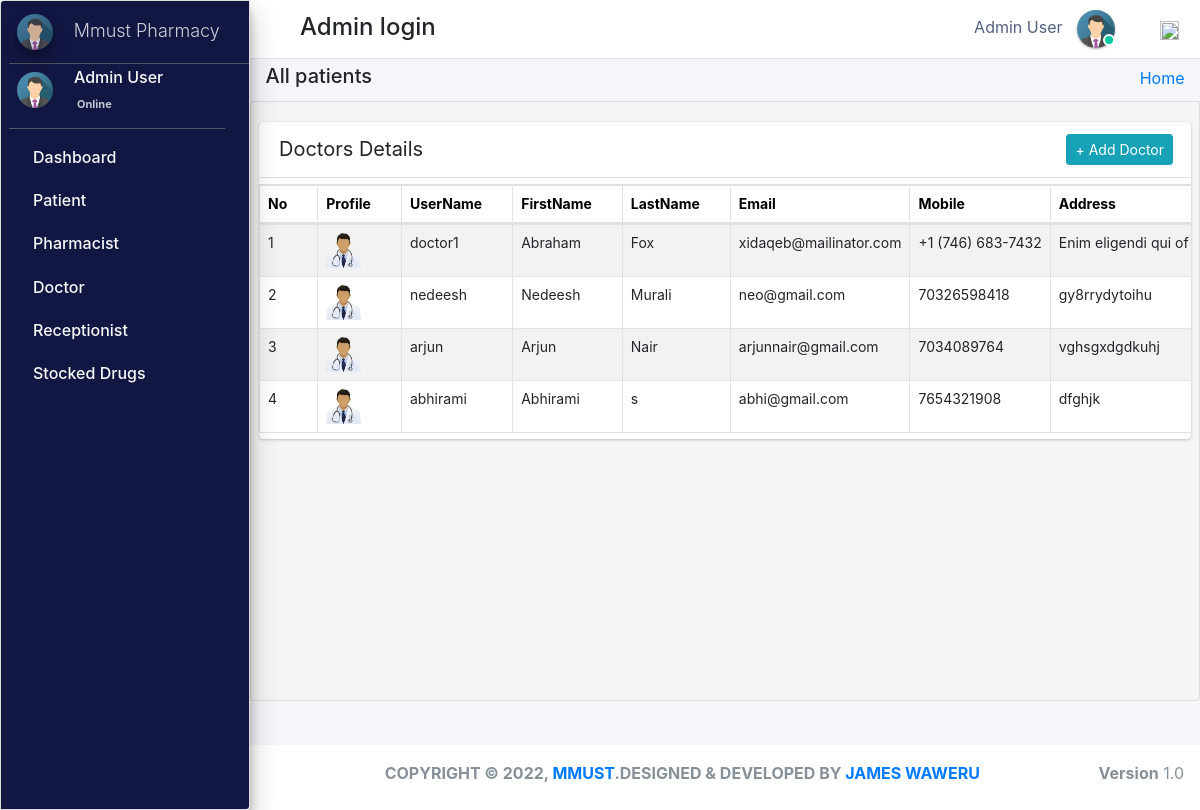
/admin_user/manage_doctor/ (signed in), run on the app's committed database.
### pharmacy/models.py (models this page shows, shortened)
class CustomUser(AbstractUser):
    user_type_data = ((1, "AdminHOD"), (2, "Pharmacist"), (3, "Doctor"), (4, "PharmacyClerk"),(5, "Patients"))
    user_type = models.CharField(default=1, choices=user_type_data, max_length=10)

class AdminHOD(models.Model):
    gender_category=(
        ('Male','Male'),
        ('Female','Female'),
    )
    admin = models.OneToOneField(CustomUser,null=True, on_delete = models.CASCADE)
    emp_no= models.CharField(max_length=100,null=True,blank=True)
    gender=models.CharField(max_length=100,null=True,choices=gender_category)
    mobile=models.CharField(max_length=10,null=True,blank=True)
    address=models.CharField(max_length=300,null=True,blank=True)
    profile_pic=models.ImageField(default="admin.png",null=True,blank=True)
    created_at = models.DateTimeField(auto_now_add=True)
    updated_at = models.DateTimeField(auto_now=True)
    date_employed=models.DateTimeField(auto_now_add=True, auto_now=False)
    objects = models.Manager()

class Doctor(models.Model):
    gender_category=(
        ('Male','Male'),
        ('Female','Female'),
    )
    admin = models.OneToOneField(CustomUser,null=True, on_delete = models.CASCADE)
    emp_no=models.CharField(max_length=100,null=True,blank=True)
    age= models.IntegerField(default='0', blank=True, null=True)
    gender=models.CharField(max_length=100,null=True,choices=gender_category)
    mobile=models.CharField(max_length=10,null=True,blank=True)
    address=models.CharField(max_length=300,null=True,blank=True)
    profile_pic=models.ImageField(default="doctor.png",null=True,blank=True)
    created_at = models.DateTimeField(auto_now_add=True)
    updated_at = models.DateTimeField(auto_now=True)
    objects = models.Manager()

### pharmacy/HODViews.py (the view)
# urls.py: path('admin_user/manage_doctor/',HODViews.manageDoctor,name='manage_doctor'),
def manageDoctor(request):
    staffs = Doctor.objects.all()
    context = {
        "staffs": staffs,
        "title":"Dotors Details"
    }
    return render(request,'hod_templates/manage_doctor.html',context)

### pharmacy/LoginCheckMiddleWare.py (called while the page is built, shortened)
    def process_view(self, request, view_func, view_args, view_kwargs):
        modulename = view_func.__module__
        user = request.user
        if user.is_authenticated:
            if user.user_type == "1":
                if modulename == "pharmacy.HODViews":
                    pass
                elif modulename == "":
                    pass
                elif modulename == "pharmacy.views" or modulename == "django.views.static":
                    pass
                else:
                    pass
            else:
                return redirect("login")
        else:
            if request.path == reverse("login"):
                pass
            else:
                return redirect("login")

### pharmacy/templates/hod_templates/manage_doctor.html (shortened to what this page needs)
{% extends 'hod_templates/base_template.html'%} {% block page_title %}
<h5>All patients</h5>
{% endblock page_title %} {% block main_content %}
<section class="content">
    <div class="row">
        <div class="col-md-12">
            <div class="card card-primar sc">
                <div class="card-header">
                    <span>Doctors Details</span>
                    <div class="card-tools d-flex">
                        <a class="btn btn-sm btn-info mr-2" href="{% url 'add_doctor' %}" role="button">+ Add Doctor</a>
                    </div>
                </div>
                <table class="table table-bordered table-hover dataTable" id="plist">
                    <thead>
                        <tr>
                            <th>No</th>
                            <th>Profile</th>
                            <th>UserName</th>
                            <th>FirstName</th>
                            <th>LastName</th>
                            <th>Email</th>
                            <th>Mobile</th>
                            <th>Address</th>
                        </tr>
                    </thead>
                    <tbody>
                        {% for staff in staffs %}
                        <tr class="hov">
                            <td>{{forloop.counter}}</td>
                            <td> <img src="{{staff.profile_pic.url}}" class="" width="35" height="35" alt=""></td>
                            <td>{{staff.admin.username}}</td>
                            <td>{{staff.admin.first_name}}</td>
                            <td>{{staff.admin.last_name}}</td>
                            <td>{{staff.admin.email}}</td>
                            <td>{{staff.mobile}}</td>
                            <td>{{staff.address}}</td>
                        </tr>
                        {% endfor %}
                    </tbody>
                </table>
            </div>
        </div>
    </div>
</section>
{% endblock %}

### pharmacy/templates/hod_templates/base_template.html (shortened to what this page needs)
{% extends 'base_file.html' %} {% block htm %}
<body class="hold-transition sidebar-mini layout-fixed">
    <div class="wrapper">
        <nav class="main-header navbar navbar-expand navbar-white navbar-light">
            <ul class="navbar-nav">
                <li class="nav-item">
                    <a class="nav-link" data-widget="pushmenu" href="#" role="button"></a>
                </li>
            </ul>
            <h4 style="margin-left: 10px; margin-top: 5px;">Admin login </h4>
            <ul class="navbar-nav ml-auto">
                <li class="mx-3">
                    <a href="#" class="sm-submenu-with-image a">
                        <span>{{user.first_name}}  {{user.last_name}}</span>
                        <img src="{{request.user.adminhod.profile_pic.url}}" class="img-circle elevation-1" width="38" height="38" alt="">
                        <span class="avatar-status avatar-sm-status avatar-status-success"></span>
                    </a>
                </li>
                <li class="nav-item dropdown ml-3 low">
                    <a href="#" class="btn btn-outlined btn-black text-muted bg-transparent " data-toggle="dropdown" aria-expanded="false" data-wow-delay="0.7s"><img src="https://img.icons8.com/ios/50/000000/settings.png" width="19" height="19">
                    </a>
                </li>
            </ul>
        </nav>
        {% include 'hod_templates/sidebar.html'%}
        <div class="content-wrapper">
            <div class="content-header">
                <div class="container-fluid">
                    <div class="row ">
                        <div class="col-sm-6">
                            <h1 class="m-0 text-dark">
                                {% block page_title %} {% endblock page_title %}
                            </h1>
                        </div>
                        <div class="col-sm-6 ">
                            <ol class="breadcrumb float-sm-right">
                                <li class="breadcrumb-item"><a href="">Home</a></li>
                            </ol>
                        </div>
                    </div>
                </div>
            </div>
            {% block main_content %} {% endblock main_content %}
        </div>
        {% include 'hod_templates/footer.html'%}
    </div>
    {% endblock htm %}

### pharmacy/templates/hod_templates/sidebar.html (shortened to what this page needs)
<aside class="main-sidebar sidebar-dark-primary elevation-4">
    <a href="" class="brand-link ml-2">
        <img src="{{request.user.adminhod.profile_pic.url}}" alt="" width="36" height="36" class=" img-circle elevation-3" style="opacity: .8">
        <span class="brand-text font-weight-light mt-1 ml-3 mmust">Mmust Pharmacy</span>
    </a>
    <div class="sidebar">
        <div class="user-panel mr-3">
            <div class="pull-left image sm-submenu-with-image a ml-2 ">
                <img src="{{request.user.adminhod.profile_pic.url}}" class="img-circle mt-2" width="36" height="36" alt="User Image">
            </div>
            <div class="pull-left info">
                <p>{{user.first_name}} {{user.last_name}}</p>
                <a href="#"> Online</a>
            </div>
        </div>
        <nav class="mt-2">
            <ul class="nav nav-pills nav-sidebar flex-column" data-widget="treeview" role="menu" data-accordion="false">
                <li class="nav-item">
                    <a href="{% url  'admin_dashboard' %}" class="nav-link">
                        <p>
                            Dashboard
                        </p>
                    </a>
                </li>
                <li class="nav-item">
                    <a href="#" class="nav-link">
                        <p>
                            Patient
                        </p>
                    </a>
                </li>
                <li class="nav-item">
                    <a href="#" class="nav-link">
                        <p>
                            Pharmacist
                        </p>
                    </a>
                </li>
                <li class="nav-item">
                    <a href="#" class="nav-link">
                        <p>
                            Doctor
                        </p>
                    </a>
                </li>
                <li class="nav-item">
                    <a href="#" class="nav-link">
                        <p>
                            Receptionist
                        </p>
                    </a>
                </li>
                <li class="nav-item">
                    <a href="#" class="nav-link">
                        <p>
                            Stocked Drugs
                        </p>
                    </a>
                </li>
            </ul>
        </nav>
    </div>
</aside>

### static/css/main.css (style rules this page uses)
html { font-family: sans-serif; line-height: 1.15; -webkit-text-size-adjust: 100%; -webkit-tap-highlight-color: transparent; }
body { overflow-y: hidden; overflow-x: hidden; font-family: -apple-system, BlinkMacSystemFont, "Segoe UI", Roboto, "Helvetica Neue", Arial, "Noto Sans", sans-serif, "Apple Color Emoji", "Segoe UI Emoji", "Segoe UI Symbol", "Noto Color Emoji" !important; }
th { color: rgb(0, 0, 0); font-size: 14px !important; }
.content { background-color: #f5f5f5; border: 1px solid #dddddd; border-radius: 4px 0px 4px 0px; left: -1px; padding: 10px 7px 5px; }
.main-sidebar { background: #ffffff; border: 1px solid #dddddd; border-radius: 4px 0px 4px 0px; font-weight: bold; }
.content { height: 75vh; overflow-y: scroll; overflow-x: hidden; }
.sc { white-space: nowrap; display: block; overflow-x: hidden !important; }
.content .row { margin-top: 20px !important; }
.main-sidebar { background-color: #121642 !important; color: white !important; }
.main-sidebar p { color: #f8f8f8 !important; font-weight: 500 !important }
td { font-size: 14px !important; }
.hov { transition: transform .5s; }
.avatar-status { position: absolute; bottom: 12px; right: 75.4px; display: -ms-inline-flexbox; display: inline-flex; -ms-flex-negative: 0; flex-shrink: 0; -ms-flex-pack: center; justify-content: center; -ms-flex-align: center; align-items: center; white-space: nowrap; text-align: center; vertical-align: baseline; font-weight: 600; border: .125rem solid #fff; width: 12px; height: 12px; line-height: 1; font-size: .71094rem; border-radius: 50%; }
.avatar-status-success { color: #fff; background-color: #00c9a7; }
.card-header span { font-size: 20px !important; }
.table>tbody>tr>td, .table>tbody>tr>th, .table>tfoot>tr>td, .table>tfoot>tr>th, .table>thead>tr>td, .table>thead>tr>th { padding: 8px; line-height: 1.42857143; vertical-align: top; }
.pull-left { float: left; }
.pull-left { float: left!important; }
.user-panel>.info { padding: 5px 5px 5px 15px; line-height: 1; position: absolute; left: 55px; }
.user-panel>.info>p { font-weight: 600; margin-bottom: 9px; }
p { margin: 0 0 10px; }
.user-panel { padding-bottom: 20px; }
.user-panel:after { clear: both; }
.user-panel:before, .user-panel:after { content: " "; display: table; }
.user-panel>.info>a { text-decoration: none; padding-right: 5px; margin-top: 3px; font-size: 11px; overflow: hidden; white-space: nowrap; }
.mmust { overflow: hidden; white-space: nowrap; font-size: 18px; }
.table { background: white !important; }
.container-fluid { width: 100%; padding-right: 15px; padding-left: 15px; margin-right: auto; margin-left: auto; }
.row { display: flex; flex-wrap: wrap; margin-right: -15px; margin-left: -15px; }
.d-flex { display: flex !important; z-index: 44; }
.d-flex { display: flex !important; }
.table tbody tr:nth-of-type(odd) { background-color: rgba(0, 0, 0, .05) !important; }
.table tbody tr:nth-of-type(odd) { background-color: rgba(197, 197, 197, 0.05) !important; }
.img-circle { border-radius: 50%; }
.content-wrapper .content-header { padding: 5px 0.5rem !important; }

### static/css/profile.css (style rules this page uses)
li { list-style-type: none ! }
.navbar-nav span { color: #525f7f !important; margin-right: 10px !important; }
body { font-family: 'Rubik', sans-serif; height: 100% !important; }
.table tbody tr:nth-of-type(odd) { background-color: rgba(0, 0, 0, .05) !important; }

### data on the page
CustomUser: first_name "Admin", last_name "User", user.adminhod.profile_pic (picture)
Doctor: profile_pic (picture), admin.username "doctor1", admin.first_name "Abraham", admin.last_name "Fox", admin.email "xidaqeb@mailinator.com", mobile "+1 (746) 683-7432", address "Enim eligendi qui of"
Doctor: profile_pic (picture), admin.username "nedeesh", admin.first_name "Nedeesh", admin.last_name "Murali", admin.email "neo@gmail.com", mobile "70326598418", address "gy8rrydytoihu"
Doctor: profile_pic (picture), admin.username "arjun", admin.first_name "Arjun", admin.last_name "Nair", admin.email "arjunnair@gmail.com", mobile "7034089764", address "vghsgxdgdkuhj"
Doctor: profile_pic (picture), admin.username "abhirami", admin.first_name "Abhirami", admin.last_name "s", admin.email "abhi@gmail.com", mobile "7654321908", address "dfghjk"
